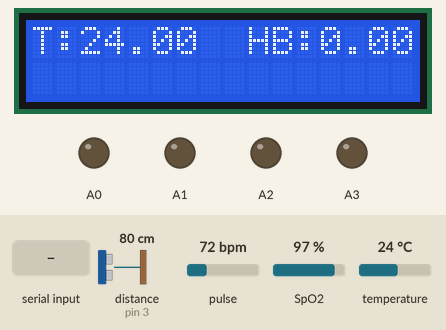
Bench run of a sketch on a simulated Arduino Leonardo, built with avr-gcc and run on an emulated ATmega32U4. Parts: 16×2 character LCD, output pins drawn as LEDs (lit = HIGH). Inputs (shaded band) come from the test bench; at power-on: pulse 72 bpm, temperature 24 °C, distance to the obstacle (sensor on pin 3) 80 cm, SpO2 97 %. The echo pulse lasts 58.3 µs per cm; pins used as bus, display or sensor lines are not drawn; what the sketch prints to the serial monitor is not drawn.

Above: at 1.6 s.
1.7 s: "F" received over the second serial link
At 2.8 s:
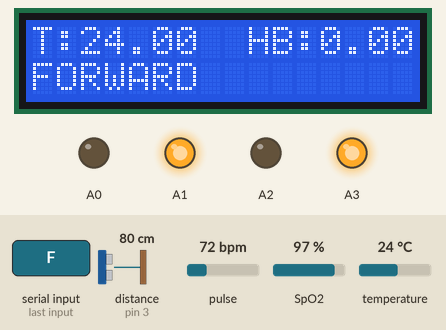
4.5 s: "B" received over the second serial link
At 5.9 s:
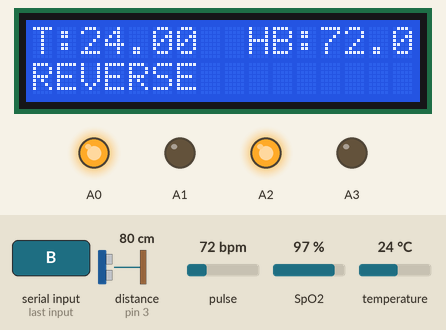
7.6 s: "R" received over the second serial link
At 9.0 s:
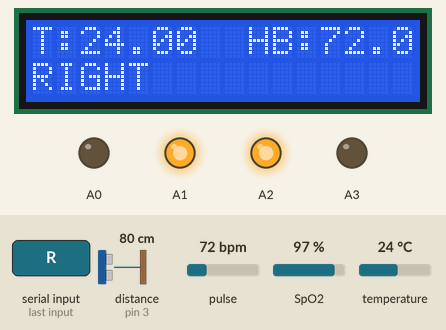
10.7 s: "L" received over the second serial link
At 12.1 s:
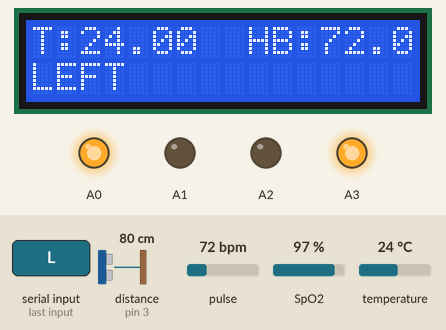
13.8 s: pulse set to 42 bpm
At 15.3 s:
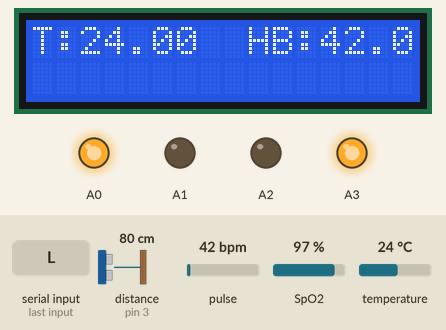
15.9 s: temperature set to 12 °C
At 17.6 s:
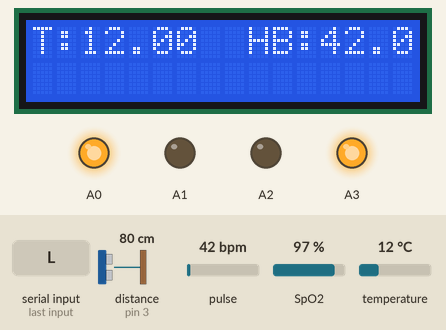
Timing chart, 0 to 18.9 s (numbered marks = the images above; inputs shaded):
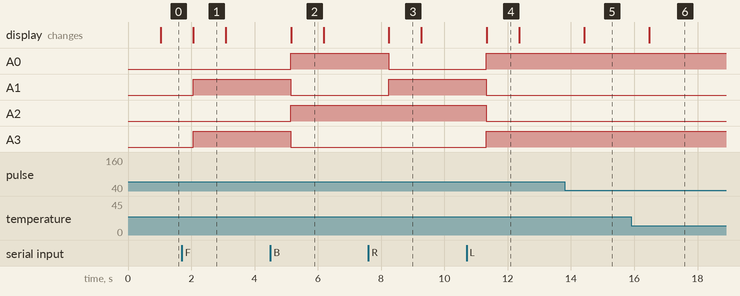

Measured:
- after the input at 1.7 s, A1, A3: LOW → HIGH after 0.36 s; the display: changes after 0.37 s (image 1)
- after the input at 4.5 s, A0, A2: LOW → HIGH after 0.65 s; A1, A3: HIGH → LOW after 0.65 s; the display: changes after 0.66 s (image 2)
- after the input at 7.6 s, A0: HIGH → LOW after 0.64 s; A1: LOW → HIGH after 0.64 s; the display: changes after 0.64 s (image 3)
- after the input at 10.7 s, A0, A3: LOW → HIGH after 0.63 s; A1, A2: HIGH → LOW after 0.63 s; the display: changes after 0.63 s (image 4)
- after the input at 13.8 s, the display: changes after 0.61 s (image 5)
- after the input at 15.9 s, the display: changes after 0.57 s (image 6)
- what the display in image 1 shows lasts 1.0 s, from 2.1 s to 3.1 s

The sketch:

finalsketch.ino
```cpp
#include <Wire.h>
#include "MAX30100_PulseOximeter.h"
#include <LiquidCrystal_I2C.h>
#include <Adafruit_Sensor.h>
#include <DHT.h>
#include <DHT_U.h>
#define DHTPIN 6
#define DHTTYPE    DHT11
DHT_Unified dht(DHTPIN, DHTTYPE);
uint32_t delayMS;
LiquidCrystal_I2C lcd(0x27,16,2);
#define REPORTING_PERIOD_MS 1000
const int trigPin = 2;
const int echoPin = 3;
MAX30100 sensor;
int a;
// Create a PulseOximeter object
PulseOximeter pox;
long duration;
int distance;
// Time at which the last beat occurred
uint32_t tsLastReport = 0;

// Callback routine is executed when a pulse is detected
void onBeatDetected()
{
    Serial.println("Beat!");
}

void setup() {
    pinMode(trigPin, OUTPUT); // Sets the trigPin as an Output
    pinMode(echoPin, INPUT);
    pinMode(A0,OUTPUT);
    pinMode(A1,OUTPUT);
    pinMode(A2,OUTPUT);
    pinMode(A3,OUTPUT);
    Serial.begin(9600);
    Serial1.begin(9600);
    dht.begin();
    sensor_t sensor1;
    dht.temperature().getSensor(&sensor1);
    dht.humidity().getSensor(&sensor1);
    delayMS = sensor1.min_delay / 1000;
    lcd.init();
    lcd.init();
    lcd.backlight();
    if (!pox.begin()) {
        Serial.println("FAILED");
        for(;;);
    } else {
        Serial.println("SUCCESS");
    }
    pox.setIRLedCurrent(MAX30100_LED_CURR_7_6MA);
    pox.setOnBeatDetectedCallback(onBeatDetected);
}

void loop() {
  pox.update();
  if (millis() - tsLastReport > REPORTING_PERIOD_MS) {
      Serial.print("Heart rate:");
      Serial.print(pox.getHeartRate());
      Serial.print("bpm / SpO2:");
      Serial.print(pox.getSpO2());
      Serial.println("%");
      sensors_event_t event;
      dht.temperature().getEvent(&event);
      lcd.clear();
      lcd.setCursor(0,0);
      lcd.print("T: ");
      lcd.setCursor(2,0);
      lcd.print(event.temperature);

      lcd.setCursor(9,0);
      lcd.print("HB: ");
      lcd.setCursor(12,0);
      lcd.print(pox.getHeartRate());
      while(Serial1.available())
      {
        char t=Serial1.read();
        //Serial.println(t);
        if(t=='F')
        {
          Serial.println("FORWARD");
          digitalWrite(trigPin, LOW);
          delayMicroseconds(2);
          digitalWrite(trigPin, HIGH);
          delayMicroseconds(10);
          digitalWrite(trigPin, LOW);
          duration = pulseIn(echoPin, HIGH);
          distance= duration*0.034/2;
          if(distance>15)
          {
            digitalWrite(A0,LOW);
            digitalWrite(A1,HIGH);
            digitalWrite(A2,LOW);
            digitalWrite(A3,HIGH);
            lcd.setCursor(0,1);
            lcd.print("FORWARD");
            pox.begin();
            pox.setIRLedCurrent(MAX30100_LED_CURR_7_6MA);
            pox.setOnBeatDetectedCallback(onBeatDetected);
          }
          if(distance<15)
          {
            digitalWrite(A0,LOW);
            digitalWrite(A1,LOW);
            digitalWrite(A2,LOW);
            digitalWrite(A3,LOW);
          }
        }
        if(t=='B')
        {
          digitalWrite(A0,HIGH);
          digitalWrite(A1,LOW);
          digitalWrite(A2,HIGH);
          digitalWrite(A3,LOW);
          lcd.setCursor(0,1);
          lcd.print("REVERSE");
          pox.begin();
          pox.setIRLedCurrent(MAX30100_LED_CURR_7_6MA);
          pox.setOnBeatDetectedCallback(onBeatDetected);
        }
        if(t=='R')
        {
          digitalWrite(A0,LOW);
          digitalWrite(A1,HIGH);
          digitalWrite(A2,HIGH);
          digitalWrite(A3,LOW);
          lcd.setCursor(0,1);
          lcd.print("RIGHT");
          pox.begin();
          pox.setIRLedCurrent(MAX30100_LED_CURR_7_6MA);
          pox.setOnBeatDetectedCallback(onBeatDetected);
        }
        if(t=='L')
        {
          digitalWrite(A0,HIGH);
          digitalWrite(A1,LOW);
          digitalWrite(A2,LOW);
          digitalWrite(A3,HIGH);
          lcd.setCursor(0,1);
          lcd.print("LEFT");
          pox.begin();
          pox.setIRLedCurrent(MAX30100_LED_CURR_7_6MA);
          pox.setOnBeatDetectedCallback(onBeatDetected);
        }
        if(t=='S')
        {
          digitalWrite(A0,LOW);
          digitalWrite(A1,LOW);
          digitalWrite(A2,LOW);
          digitalWrite(A3,LOW);
          // lcd.setCursor(0,1);
          // lcd.print("STOP");
        }
      }
      tsLastReport = millis();
  }

}

void configureMax30100() {
  sensor.setMode(MAX30100_MODE_SPO2_HR);
  sensor.setLedsCurrent(MAX30100_LED_CURR_50MA, MAX30100_LED_CURR_27_1MA);
  sensor.setLedsPulseWidth(MAX30100_SPC_PW_1600US_16BITS);
  sensor.setSamplingRate(MAX30100_SAMPRATE_100HZ);
  sensor.setHighresModeEnabled(true);
}
```
